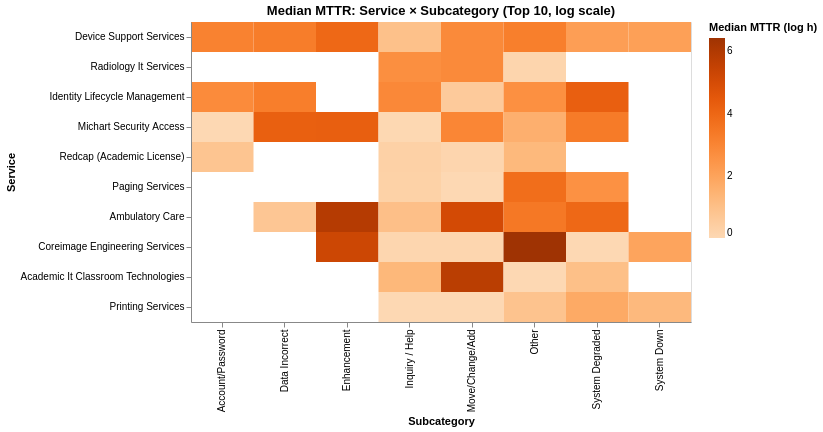

The notebook cell saved with this chart:
### Code cell
# ── Service × Subcategory MTTR heatmap (top 10 services) ─────────────────────
svc_subcat_mttr = (
    df_clean[
        df_clean["Service"].isin(top10_services)
        & df_clean["Subcategory"].notnull()
        & df_clean["MTTR_hours"].notnull()
    ]
    .groupby(["Service", "Subcategory"])
    .agg(
        median_MTTR=("MTTR_hours", "median"),
        count=("Number", "count")
    )
    .reset_index()
)

# Filter sparse cells — fewer than 30 tickets gives unstable medians
svc_subcat_mttr = svc_subcat_mttr[svc_subcat_mttr["count"] >= 30].copy()

# Log transform so extreme MTTR cells do not wash out the mid-range
svc_subcat_mttr["mttr_log"] = np.log1p(svc_subcat_mttr["median_MTTR"])

chart4 = alt.Chart(svc_subcat_mttr).mark_rect().encode(
    x=alt.X("Subcategory:N", title="Subcategory"),
    y=alt.Y("Service:N", sort=top10_services, title="Service"),
    color=alt.Color(
        "mttr_log:Q",
        scale=alt.Scale(scheme="oranges"),
        title="Median MTTR (log h)"
    ),
    tooltip=[
        "Service:N",
        "Subcategory:N",
        alt.Tooltip("median_MTTR:Q", title="Median MTTR (h)", format=".1f"),
        alt.Tooltip("count:Q", title="Tickets")
    ]
).properties(
    width=500,
    height=300,
    title="Median MTTR: Service × Subcategory (Top 10, log scale)"
)

chart4.save("service_subcat_mttr_heatmap.html")

chart4

### Figure 1 — Vega-Lite specification as saved in the notebook (floating-point values rounded to 4 significant figures)
{"config": {"view": {"continuousWidth": 300, "continuousHeight": 300}}, "data": {"name": "data-565fc9db136346e8b0d56db7c23bb985"}, "mark": {"type": "rect"}, "encoding": {"color": {"field": "mttr_log", "scale": {"scheme": "oranges"}, "title": "Median MTTR (log h)", "type": "quantitative"}, "tooltip": [{"field": "Service", "type": "nominal"}, {"field": "Subcategory", "type": "nominal"}, {"field": "median_MTTR", "format": ".1f", "title": "Median MTTR (h)", "type": "quantitative"}, {"field": "count", "title": "Tickets", "type": "quantitative"}], "x": {"field": "Subcategory", "title": "Subcategory", "type": "nominal"}, "y": {"field": "Service", "sort": ["Device Support Services", "Radiology It Services", "Identity Lifecycle Management", "Michart Security Access", "Redcap (Academic License)", "Paging Services", "Ambulatory Care", "Coreimage Engineering Services", "Academic It Classroom Technologies", "Printing Services"], "title": "Service", "type": "nominal"}}, "height": 300, "title": "Median MTTR: Service × Subcategory (Top 10, log scale)", "width": 500, "$schema": "https://vega.github.io/schema/vega-lite/v5.20.1.json", "datasets": {"data-565fc9db136346e8b0d56db7c23bb985": [{"Service": "Academic It Classroom Technologies", "Subcategory": "Inquiry / Help", "median_MTTR": 2.668, "count": 47, "mttr_log": 1.3}, {"Service": "Academic It Classroom Technologies", "Subcategory": "Move/Change/Add", "median_MTTR": 313.4, "count": 230, "mttr_log": 5.751}, {"Service": "Academic It Classroom Technologies", "Subcategory": "Other", "median_MTTR": 0.0, "count": 3310, "mttr_log": 0.0}, {"Service": "Academic It Classroom Technologies", "Subcategory": "System Degraded", "median_MTTR": 1.701, "count": 312, "mttr_log": 0.9937}, {"Service": "Ambulatory Care", "Subcategory": "Data Incorrect", "median_MTTR": 1.1, "count": 448, "mttr_log": 0.7419}, {"Service": "Ambulatory Care", "Subcategory": "Enhancement", "median_MTTR": 359.4, "count": 231, "mttr_log": 5.887}, {"Service": "Ambulatory Care", "Subcategory": "Inquiry / Help", "median_MTTR": 1.726, "count": 2171, "mttr_log": 1.003}, {"Service": "Ambulatory Care", "Subcategory": "Move/Change/Add", "median_MTTR": 161.7, "count": 1719, "mttr_log": 5.092}, {"Service": "Ambulatory Care", "Subcategory": "Other", "median_MTTR": 30.6, "count": 350, "mttr_log": 3.453}, {"Service": "Ambulatory Care", "Subcategory": "System Degraded", "median_MTTR": 50.93, "count": 209, "mttr_log": 3.95}, {"Service": "Coreimage Engineering Services", "Subcategory": "Enhancement", "median_MTTR": 194.6, "count": 60, "mttr_log": 5.276}, {"Service": "Coreimage Engineering Services", "Subcategory": "Inquiry / Help", "median_MTTR": 0.1108, "count": 377, "mttr_log": 0.1051}, {"Service": "Coreimage Engineering Services", "Subcategory": "Move/Change/Add", "median_MTTR": 0.09389, "count": 1312, "mttr_log": 0.08974}, {"Service": "Coreimage Engineering Services", "Subcategory": "Other", "median_MTTR": 621.3, "count": 1425, "mttr_log": 6.433}, {"Service": "Coreimage Engineering Services", "Subcategory": "System Degraded", "median_MTTR": 0.0, "count": 747, "mttr_log": 0.0}, {"Service": "Coreimage Engineering Services", "Subcategory": "System Down", "median_MTTR": 6.142, "count": 35, "mttr_log": 1.966}, {"Service": "Device Support Services", "Subcategory": "Account/Password", "median_MTTR": 21.66, "count": 111, "mttr_log": 3.121}, {"Service": "Device Support Services", "Subcategory": "Data Incorrect", "median_MTTR": 25.23, "count": 141, "mttr_log": 3.267}, {"Service": "Device Support Services", "Subcategory": "Enhancement", "median_MTTR": 51.69, "count": 670, "mttr_log": 3.964}, {"Service": "Device Support Services", "Subcategory": "Inquiry / Help", "median_MTTR": 1.607, "count": 13951, "mttr_log": 0.9583}, {"Service": "Device Support Services", "Subcategory": "Move/Change/Add", "median_MTTR": 16.3, "count": 7701, "mttr_log": 2.851}, {"Service": "Device Support Services", "Subcategory": "Other", "median_MTTR": 23.9, "count": 7478, "mttr_log": 3.215}, {"Service": "Device Support Services", "Subcategory": "System Degraded", "median_MTTR": 7.62, "count": 15214, "mttr_log": 2.154}, {"Service": "Device Support Services", "Subcategory": "System Down", "median_MTTR": 7.227, "count": 3193, "mttr_log": 2.107}, {"Service": "Identity Lifecycle Management", "Subcategory": "Account/Password", "median_MTTR": 15.49, "count": 293, "mttr_log": 2.803}, {"Service": "Identity Lifecycle Management", "Subcategory": "Data Incorrect", "median_MTTR": 24.4, "count": 35, "mttr_log": 3.235}, {"Service": "Identity Lifecycle Management", "Subcategory": "Inquiry / Help", "median_MTTR": 17.18, "count": 278, "mttr_log": 2.901}, {"Service": "Identity Lifecycle Management", "Subcategory": "Move/Change/Add", "median_MTTR": 0.7856, "count": 13737, "mttr_log": 0.5797}, {"Service": "Identity Lifecycle Management", "Subcategory": "Other", "median_MTTR": 13.07, "count": 130, "mttr_log": 2.644}, {"Service": "Identity Lifecycle Management", "Subcategory": "System Degraded", "median_MTTR": 69.31, "count": 36, "mttr_log": 4.253}, {"Service": "Michart Security Access", "Subcategory": "Account/Password", "median_MTTR": 0.0, "count": 4538, "mttr_log": 0.0}, {"Service": "Michart Security Access", "Subcategory": "Data Incorrect", "median_MTTR": 68.47, "count": 35, "mttr_log": 4.241}, {"Service": "Michart Security Access", "Subcategory": "Enhancement", "median_MTTR": 70.37, "count": 272, "mttr_log": 4.268}, {"Service": "Michart Security Access", "Subcategory": "Inquiry / Help", "median_MTTR": 0.01486, "count": 914, "mttr_log": 0.01475}, {"Service": "Michart Security Access", "Subcategory": "Move/Change/Add", "median_MTTR": 18.4, "count": 1359, "mttr_log": 2.965}, {"Service": "Michart Security Access", "Subcategory": "Other", "median_MTTR": 3.842, "count": 264, "mttr_log": 1.577}, {"Service": "Michart Security Access", "Subcategory": "System Degraded", "median_MTTR": 27.31, "count": 103, "mttr_log": 3.343}, {"Service": "Paging Services", "Subcategory": "Inquiry / Help", "median_MTTR": 0.3158, "count": 1213, "mttr_log": 0.2745}, {"Service": "Paging Services", "Subcategory": "Move/Change/Add", "median_MTTR": 0.0, "count": 4882, "mttr_log": 0.0}, {"Service": "Paging Services", "Subcategory": "Other", "median_MTTR": 42.39, "count": 193, "mttr_log": 3.77}, {"Service": "Paging Services", "Subcategory": "System Degraded", "median_MTTR": 12.45, "count": 107, "mttr_log": 2.599}, {"Service": "Printing Services", "Subcategory": "Inquiry / Help", "median_MTTR": 0.0002778, "count": 909, "mttr_log": 0.0002777}, {"Service": "Printing Services", "Subcategory": "Move/Change/Add", "median_MTTR": 0.0, "count": 1207, "mttr_log": 0.0}, {"Service": "Printing Services", "Subcategory": "Other", "median_MTTR": 1.386, "count": 399, "mttr_log": 0.8698}, {"Service": "Printing Services", "Subcategory": "System Degraded", "median_MTTR": 4.871, "count": 1046, "mttr_log": 1.77}, {"Service": "Printing Services", "Subcategory": "System Down", "median_MTTR": 2.438, "count": 222, "mttr_log": 1.235}, {"Service": "Radiology It Services", "Subcategory": "Inquiry / Help", "median_MTTR": 13.61, "count": 39, "mttr_log": 2.682}, {"Service": "Radiology It Services", "Subcategory": "Move/Change/Add", "median_MTTR": 16.07, "count": 68, "mttr_log": 2.837}, {"Service": "Radiology It Services", "Subcategory": "Other", "median_MTTR": 0.1553, "count": 14702, "mttr_log": 0.1443}, {"Service": "Redcap (Academic License)", "Subcategory": "Account/Password", "median_MTTR": 1.245, "count": 2503, "mttr_log": 0.8087}, {"Service": "Redcap (Academic License)", "Subcategory": "Inquiry / Help", "median_MTTR": 0.3656, "count": 3231, "mttr_log": 0.3116}, {"Service": "Redcap (Academic License)", "Subcategory": "Move/Change/Add", "median_MTTR": 0.1322, "count": 1064, "mttr_log": 0.1242}, {"Service": "Redcap (Academic License)", "Subcategory": "Other", "median_MTTR": 2.513, "count": 293, "mttr_log": 1.256}]}}
